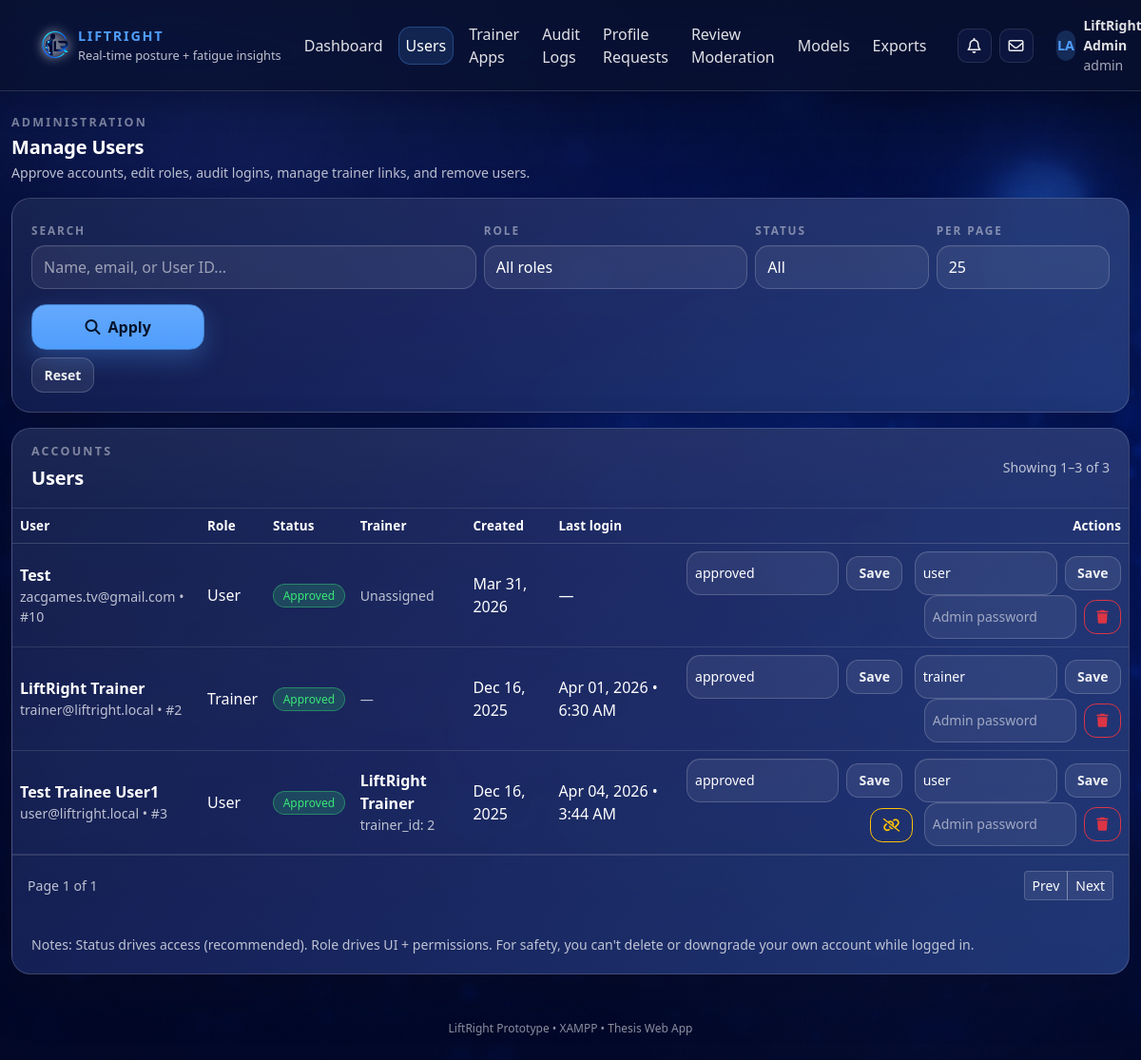
The page /web/admin/users.php (signed in) on the database its author committed.
### tables this page shows
CREATE TABLE `users` (
  `user_id` int NOT NULL,
  `full_name` varchar(120) NOT NULL,
  `email` varchar(190) NOT NULL,
  `password_hash` varchar(255) NOT NULL,
  `role` enum('user','trainer','admin') NOT NULL DEFAULT 'user',
  `age` int DEFAULT NULL,
  `birthdate` date DEFAULT NULL,
  `gender` enum('male','female','other','prefer_not_to_say') DEFAULT NULL,
  `bio` text,
  `profile_photo` varchar(255) DEFAULT NULL,
  `qualification` varchar(190) DEFAULT NULL,
  `years_experience` tinyint UNSIGNED DEFAULT NULL,
  `specializations` json DEFAULT NULL,
  `accepting_trainees` tinyint(1) NOT NULL DEFAULT '1',
  `created_at` timestamp NOT NULL DEFAULT CURRENT_TIMESTAMP,
  `last_login` timestamp NULL DEFAULT NULL,
  `trainer_id` int DEFAULT NULL,
  `account_status` enum('pending','approved','rejected','suspended') NOT NULL DEFAULT 'pending',
  `twofa_enabled` tinyint(1) NOT NULL DEFAULT '1',
  `failed_login_attempts` int NOT NULL DEFAULT '0',
  `lock_until` datetime DEFAULT NULL,
  `last_failed_login` timestamp NULL DEFAULT NULL,
  `email_verified_at` datetime DEFAULT NULL,
  `theme` varchar(30) NOT NULL DEFAULT 'default'
);

### web/config/config.php (called while the page is built, shortened)
<?php
$BASE_URL = "/liftright/web";
function h(string $s): string {
  return htmlspecialchars($s, ENT_QUOTES, 'UTF-8');
}

### web/admin/users.php (the view, shortened to what this page needs)
<?php
require_once __DIR__ . '/../config/config.php';
if (!function_exists('fmtDT')) {
  function fmtDT(?string $dt): string {
    $ts = strtotime($dt);
    return $ts ? date("M d, Y • g:i A", $ts) : $dt;
  }
}
if (!function_exists('badgeStatusClass')) {
  function badgeStatusClass(string $status): string {
    return match ($status) {
      'approved'  => 'lr-badge lr-badge-good',
      'pending'   => 'lr-badge lr-badge-warning',
      'rejected'  => 'lr-badge lr-badge-danger',
      'suspended' => 'lr-badge lr-badge-danger',
      default     => 'lr-badge lr-badge-warning',
    };
  }
}
$q            = trim((string)($_GET['q'] ?? ''));
$page = (int)($_GET['page'] ?? 1);
$per_page = (int)($_GET['per_page'] ?? 25);
function build_query(array $overrides = []): string {
  $q = $_GET;
  foreach ($overrides as $k => $v) {
    if ($v === null) unset($q[$k]);
    else $q[$k] = $v;
  }
  return http_build_query($q);
}
$users = [];
$baseFrom = "
  FROM users u
  LEFT JOIN users t ON t.user_id = u.trainer_id
  WHERE u.role <> 'admin'
";
$where = "";
$types = "";
$params = [];
$countSql = "SELECT COUNT(*) AS cnt {$baseFrom} {$where}";
$stmt = $mysqli->prepare($countSql);
$stmt->execute();
$total_rows = (int)($stmt->get_result()->fetch_assoc()['cnt'] ?? 0);
$total_pages = max(1, (int)ceil($total_rows / $per_page));
$offset = ($page - 1) * $per_page;
$dataSql = "
  SELECT
    u.user_id,
    u.full_name,
    u.email,
    u.role,
    u.age,
    u.account_status,
    u.trainer_id,
    t.full_name AS trainer_name,
    u.created_at,
    u.last_login
  {$baseFrom}
  {$where}
  ORDER BY u.created_at DESC
  LIMIT ? OFFSET ?
";
$types2 = $types . "ii";
$params2 = $params;
$params2[] = $per_page;
$params2[] = $offset;
$stmt = $mysqli->prepare($dataSql);
$stmt->bind_param($types2, ...$params2);
$stmt->execute();
$res = $stmt->get_result();
while ($r = $res->fetch_assoc()) $users[] = $r;
require __DIR__ . '/../includes/head.php';
?>
<body>
<?php require __DIR__ . '/../includes/navbar.php'; ?>
<div class="lr-page-wrapper">
  <div class="container lr-main-container py-4">
    <div class="row mb-3 align-items-center">
      <div class="col-md-8">
        <div class="lr-section-title mb-1">Administration</div>
        <h1 class="lr-section-heading mb-1">Manage Users</h1>
        <p class="lr-stat-subtext mb-0">Approve accounts, edit roles, audit logins, manage trainer links, and remove users.</p>
      </div>
    </div>
    <div class="lr-card mb-3">
      <div class="lr-card-body">
        <form class="row g-2 align-items-end" method="GET" action="">
          <div class="col-md-5">
            <label class="form-label lr-stat-label">Search</label>
            <input class="form-control" name="q" value="<?= h($q) ?>"
                   placeholder="Name, email, or User ID...">
          </div>
          <div class="col-md-3">
            <label class="form-label lr-stat-label">Role</label>
            <select class="form-select" name="role">
              <option value="">All roles</option>
            </select>
          </div>
          <div class="col-md-2">
            <label class="form-label lr-stat-label">Status</label>
            <select class="form-select" name="status">
              <option value="">All</option>
            </select>
          </div>
          <div class="col-md-2">
            <label class="form-label lr-stat-label">Per page</label>
            <select class="form-select" name="per_page">
              <?php foreach ([10,25,50,100] as $pp): ?>
                <option value="<?= $pp ?>" <?= ($per_page===$pp)?'selected':'' ?>><?= $pp ?></option>
              <?php endforeach; ?>
            </select>
          </div>
          <div class="col-md-2 d-grid">
            <button class="btn btn-primary" type="submit">
              <i class="fa-solid fa-magnifying-glass me-2"></i>Apply
            </button>
          </div>
          <div class="col-12 mt-2">
            <a class="btn btn-sm btn-outline-light" href="<?= $BASE_URL ?>/admin/users.php">Reset</a>
          </div>
        </form>
      </div>
    </div>
    <div class="lr-card">
      <div class="lr-card-header d-flex justify-content-between align-items-center">
        <div>
          <div class="lr-section-title mb-1">Accounts</div>
          <div class="lr-section-heading mb-0">Users</div>
        </div>
        <div class="lr-stat-subtext mb-0">
          Showing <?= ($total_rows === 0) ? 0 : ($offset + 1) ?>–<?= min($offset + $per_page, $total_rows) ?>
          of <?= (int)$total_rows ?>
        </div>
      </div>
      <div class="lr-card-body p-0">
        <div class="table-responsive">
          <table class="table table-hovermb-0 table-lr-dark">
            <thead>
              <tr>
                <th>User</th>
                <th>Role</th>
                <th>Status</th>
                <th>Trainer</th>
                <th>Created</th>
                <th>Last login</th>
                <th class="text-end">Actions</th>
              </tr>
            </thead>
            <tbody>
            <?php if (!$users): ?>
              <tr>
                <td colspan="7" class="text-center py-4 lr-stat-subtext">No users found.</td>
              </tr>
            <?php else: ?>
              <?php foreach ($users as $u): ?>
                <?php
                  $uid = (int)$u['user_id'];
                  $role = (string)$u['role'];
                  $status = (string)($u['account_status'] ?? 'pending');
                  $trainerName = (string)($u['trainer_name'] ?? '');
                  $trainerId = (int)($u['trainer_id'] ?? 0);
                  $self_id = (int)($_SESSION['user_id'] ?? 0);
                  $isSelf = ($uid === $self_id);
                ?>
                <tr>
                  <td>
                    <div class="fw-semibold"><?= h((string)$u['full_name']) ?></div>
                    <div class="lr-stat-subtext"><?= h((string)$u['email']) ?> • #<?= $uid ?></div>
                  </td>
                  <td><span class="lr-chip-exercise text-capitalize"><?= h($role) ?></span></td>
                  <td>
                    <span class="<?= h(badgeStatusClass($status)) ?> text-capitalize">
                      <?= h($status) ?>
                    </span>
                  </td>
                  <td>
                    <?php if ($role !== 'user'): ?>
                      <span class="lr-stat-subtext">—</span>
                    <?php else: ?>
                      <?php if ($trainerId > 0): ?>
                        <div class="fw-semibold"><?= h($trainerName !== '' ? $trainerName : ("Trainer #".$trainerId)) ?></div>
                        <div class="lr-stat-subtext">trainer_id: <?= (int)$trainerId ?></div>
                      <?php else: ?>
                        <span class="lr-stat-subtext">Unassigned</span>
                      <?php endif; ?>
                    <?php endif; ?>
                  </td>
                  <td><?= h(date("M d, Y", strtotime((string)$u['created_at']))) ?></td>
                  <td><?= $u['last_login'] ? h(fmtDT((string)$u['last_login'])) : '—' ?></td>
                  <td class="text-end">
                    <form method="POST" class="d-inline-flex gap-2 align-items-center">
                      <select class="form-select form-select-sm" name="new_status" style="width: 160px;" <?= $isSelf ? 'disabled' : '' ?>>
                        <option value="approved" <?= $status==='approved'?'selected':'' ?>>approved</option>
                      </select>
                      <button class="btn btn-sm btn-outline-light" type="submit" <?= $isSelf ? 'disabled' : '' ?>>Save</button>
                    </form>
                    <form method="POST" class="d-inline-flex gap-2 align-items-center ms-2">
                      <select class="form-select form-select-sm" name="new_role" style="width: 150px;" <?= $isSelf ? 'disabled' : '' ?>>
                        <option value="user" <?= $role==='user'?'selected':'' ?>>user</option>
                        <option value="trainer" <?= $role==='trainer'?'selected':'' ?>>trainer</option>
                      </select>
                      <button class="btn btn-sm btn-outline-light" type="submit" <?= $isSelf ? 'disabled' : '' ?>>Save</button>
                    </form>
                    <?php if ($role === 'user' && $trainerId > 0): ?>
                      <form method="POST" class="d-inline ms-2"
                            onsubmit="return confirm('Unlink this trainee from their trainer?');">
                        <button class="btn btn-sm btn-outline-warning" type="submit" title="Unlink trainer">
                          <i class="fa-solid fa-link-slash"></i>
                        </button>
                      </form>
                    <?php endif; ?>
                    <form method="POST" class="d-inline-flex gap-2 align-items-center ms-2"
                          onsubmit="return confirm('Delete this user? Entered admin password will be used for confirmation. This may cascade delete related rows via FK rules.');">
                      <input type="password"
                            name="admin_password"
                            class="form-control form-control-sm"
                            placeholder="Admin password"
                            style="width: 160px;"
                            <?= $isSelf ? 'disabled' : '' ?>
                            required>
                      <button class="btn btn-sm btn-outline-danger" type="submit" <?= $isSelf ? 'disabled' : '' ?> title="Delete user">
                        <i class="fa-solid fa-trash"></i>
                      </button>
                    </form>
                  </td>
                </tr>
              <?php endforeach; ?>
            <?php endif; ?>
            </tbody>
          </table>
        </div>
      </div>
      <div class="d-flex justify-content-between align-items-center p-3 border-top">
        <div class="lr-stat-subtext mb-0">
          Page <?= (int)$page ?> of <?= (int)$total_pages ?>
        </div>
        <nav aria-label="Users pagination">
          <ul class="pagination pagination-sm mb-0">
            <?php
              $prevDisabled = ($page <= 1) ? ' disabled' : '';
              $nextDisabled = ($page >= $total_pages) ? ' disabled' : '';
              $prevUrl = $BASE_URL . "/admin/users.php?" . build_query(['page' => max(1, $page - 1)]);
              $nextUrl = $BASE_URL . "/admin/users.php?" . build_query(['page' => min($total_pages, $page + 1)]);
            ?>
            <li class="page-item<?= $prevDisabled ?>">
              <a class="page-link" href="<?= $prevDisabled ? '#' : h($prevUrl) ?>">Prev</a>
            </li>
            <li class="page-item<?= $nextDisabled ?>">
              <a class="page-link" href="<?= $nextDisabled ? '#' : h($nextUrl) ?>">Next</a>
            </li>
          </ul>
        </nav>
      </div>
      <div class="lr-card-body">
        <div class="lr-stat-subtext mb-0">
          Notes: Status drives access (recommended). Role drives UI + permissions. For safety, you can't delete or downgrade your own account while logged in.
        </div>
      </div>
    </div>
  </div>
</div>
<?php require __DIR__ . '/../includes/footer.php'; ?>

### rows shown on the page
users: full_name "Test", email "zacgames.tv@gmail.com", user_id "10", role "User", account_status "Approved", shows "Unassigned", created_at "Mar 31, 2026", new_status "approved", new_role "user"
users: full_name "LiftRight Trainer", email "trainer@liftright.local", user_id "2", role "Trainer", account_status "Approved", created_at "Dec 16, 2025", last_login "Apr 01, 2026 • 6:30 AM", new_status "approved", new_role "trainer"
users: full_name "Test Trainee User1", email "user@liftright.local", user_id "3", role "User", account_status "Approved", trainer.full_name "LiftRight Trainer", trainer "2", created_at "Dec 16, 2025", last_login "Apr 04, 2026 • 3:44 AM", new_status "approved", new_role "user"

### other values the page prints
initials((string)$full_name) "LA"
$full_name "LiftRight Admin"
$role "admin"
$offset + 1 "1"
min($offset + $per_page, $total_rows) "3"
$total_rows "3"
$page "1"
$total_pages "1"
form field per_page "25"
